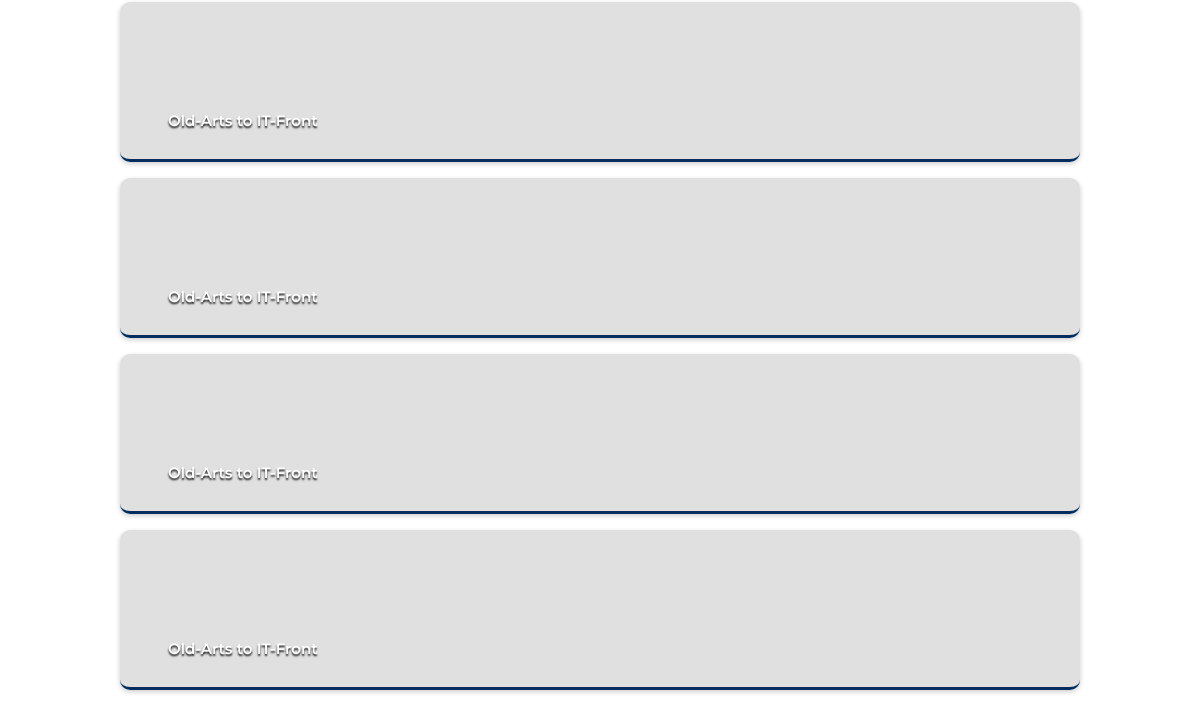
Page /driver/ (signed in, lower part) on the earlier database version.
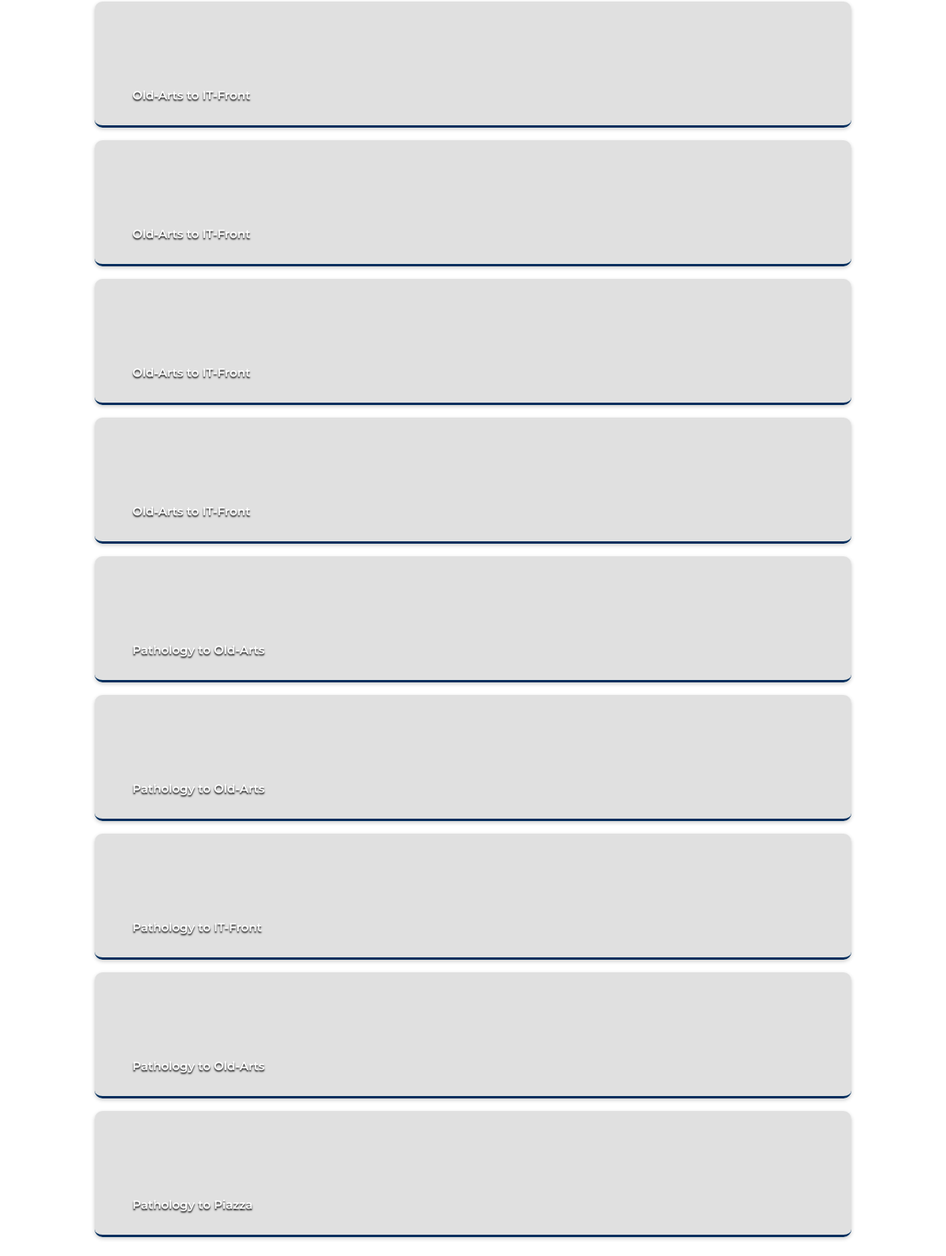
Same page on the later database version.
### nav/models.py (models this page shows, shortened)
class Trip(models.Model):
    rideID = models.CharField(max_length=12, default="250707-00000")
    booked = models.DateTimeField(null=True, blank=True)
    pickedUp = models.DateTimeField( null=True, blank=True)
    completed = models.DateTimeField( null=True, blank=True)
    pickUp = models.ForeignKey(Point, null=True, blank=True, on_delete=models.SET_NULL, related_name='pickup_point' )
    dropOff = models.ForeignKey(Point, null=True, blank=True, on_delete=models.SET_NULL, related_name='dropoff_point' )
    code = models.CharField(max_length=6)
    driver = models.ForeignKey(User, null=True, blank=True, on_delete=models.SET_NULL, related_name='driven_rides' )
    passenger = models.ForeignKey(User, on_delete=models.CASCADE, related_name='passenger_rides')
    vehicle = models.ForeignKey(Vehicle, null=True, blank=True, on_delete=models.SET_NULL, related_name='driver_vehicle')
    eta = models.IntegerField(null=True, blank=True)
    PickupSec = models.FloatField(null=True, blank=True)
    TimeSec = models.FloatField(null=True, blank=True)
    speed = models.FloatField(null=True, blank=True)
    done = models.BooleanField(default=False)
    canceled = models.BooleanField(default=False)

class Point(models.Model):
    name = models.CharField(max_length=50)
    nicknames = models.CharField(max_length=50, null=True, blank=True)
    lat = models.FloatField()
    long = models.FloatField()
    full = models.CharField(max_length=21,validators=[MinLengthValidator(19)])
    def __str__(self):
        return self.name

### nav/views.py (the view)
# urls.py: path('driver/', views.driver, name='place'),
def driver(request):
    if request.user.is_authenticated:
        if not request.user.is_staff:
            return main(request)
        dueTrips = Trip.objects.filter(done=False).exclude(booked__isnull=True)
        return render(request, 'nav/driver.html',{'trips':dueTrips})
    else:
        return redirect('login')

### nav/templates/nav/driver.html (shortened to what this page needs)
{% load static %}
<!DOCTYPE html>
<html>
<head>
	<link rel="stylesheet" href="{% static 'nav/styles.css' %}"/>
	<link rel="stylesheet" href="{% static 'nav/driver.css' %}"/>
</head>
<body>
	<div id="orders-page">
		<div id="orders-container">
			{% for trip in trips %}
			<div id="{{trip.id}}" class="order">
				<p>{{trip.pickUp}} to {{trip.dropOff}}</p>
			</div>
			{% endfor %}
		</div>
	</div>
</body>
</html>

### nav/static/nav/styles.css (style rules this page uses)
body { box-sizing: border-box; padding: 0; margin: 0; font-family: "Montserrat", sans-serif !important; height: 100vh; padding-top: 10vh; -webkit-font-smoothing: antialiased; -moz-osx-font-smoothing: grayscale;width: 100vw; overflow-y: auto; overflow-x: hidden; user-select: none; }
.place, .event, .order { background-color: rgba(217, 217, 217,0.8); box-shadow: 0 2px 5.3px 0px rgba(0,0,0,0.2); border-radius: 10px; border-bottom: 3px solid rgb(2, 46, 93); padding: 0; display: flex; align-items: end; background-size: cover !important; background-position: center !important; background-repeat: no-repeat; transition: 0.3s ease-in-out; }
.place p, .event p, .order p { margin: 0; padding: 0; color: white; text-shadow: 0 2px 2px rgba(0,0,0,0.9); margin-left: 5%; margin-bottom: 3%; font-size: 15px; font-weight: 600; position: relative; transition: 0.05s ease-in-out; }

### nav/static/nav/driver.css (style rules this page uses)
#orders-page { display: none; }
#orders-container { margin-top: 4vh; display: grid; justify-content: center; align-content: center; justify-items: center; grid-template-columns: auto; gap: 2vh; flex-direction: column; width: 100vw; height: fit-content; padding-bottom: 3vh; }
.order { box-sizing: border-box; width: 80vw; height: 20vh; }

Differences in the rows shown:
added Trip: pickUp "Pathology", dropOff "Old-Arts"
added Trip: pickUp "Pathology", dropOff "Old-Arts"
added Trip: pickUp "Pathology", dropOff "IT-Front"
added Trip: pickUp "Pathology", dropOff "Old-Arts"
added Trip: pickUp "Pathology", dropOff "Piazza"
